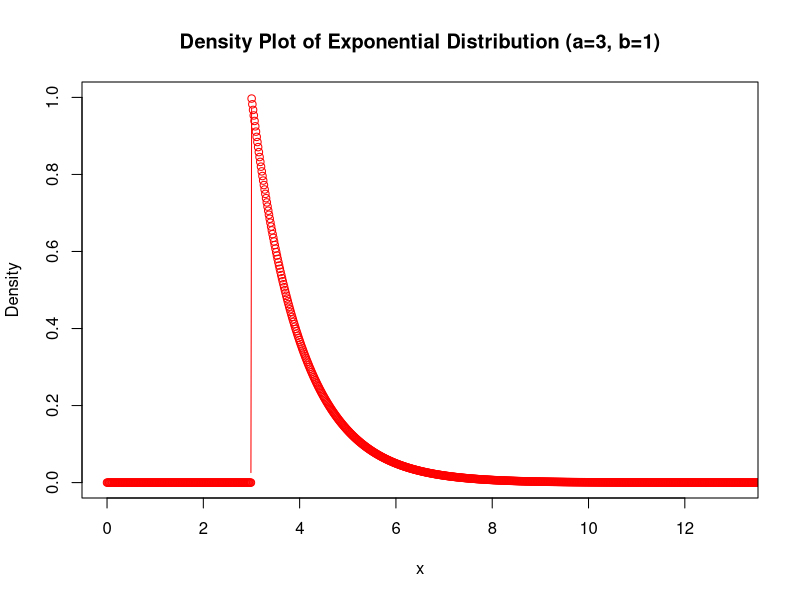
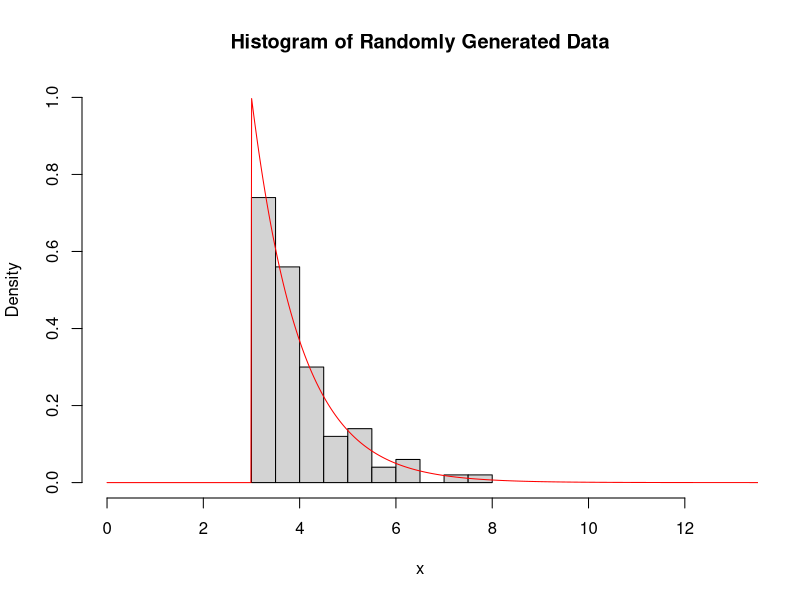

Reproduce these figures in R, in order.
## ---- chunk 1
d2EXP= function(x,a,b){
  # this function takes arguments x, a and b 
  # and returns f(x)= (1/b)*e^(-(x-a)/b) when x > a
  # and returns 0 otherwise
  ifelse(x>a, (1/b)*exp(-(x-a)/b),0)
}

x= seq(0,15, length=1000)
plot(x, d2EXP(x,3,1), col="red", type="b",
      xlim= c(0,13), ylim=c(0,1), xlab="x", ylab="Density", 
      main= "Density Plot of Exponential Distribution (a=3, b=1)")
## ---- chunk 2
r2EXP= function(n,a,b){
  u=runif(n)
  x=a-b*log(1-u)
}

set.seed(100)
sample=r2EXP(100,3,1)
hist(sample, main = "Histogram of Randomly Generated Data", prob = TRUE, 
     xlim=c(0,13), ylim=c(0,1), xlab= "x")

x= seq(0,15, length=1000)
lines(x, d2EXP(x,3,1), col="red")
## ---- chunk 3
mean(sample)
## ---- chunk 4
var(sample)
